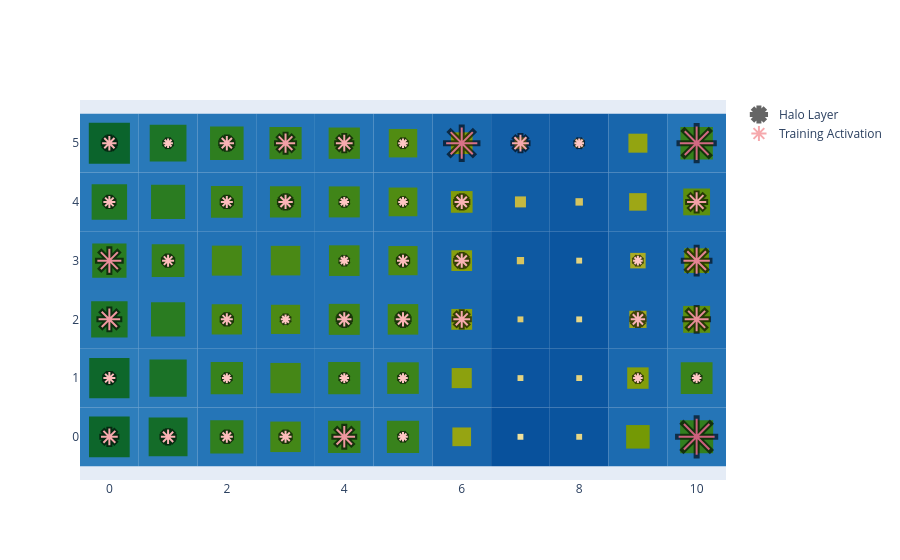

Here is the notebook cell this chart was saved with:
### Code cell
basin.pond() \
    .pad_layer() \
    .petal_layer() \
    .visualize();

### Figure 1 — Plotly figure (JSON) as saved in the notebook; plotly's stock layout.template omitted (floating-point values rounded to 4 significant figures)
{"data": [{"marker": {"color": "black", "line": {"color": "black", "width": 6}, "opacity": 0.6, "size": [16.8, 14.4, 12.0, 12.0, 21.6, 9.6, 36.0, 12.0, 9.6, 9.6, 9.6, 9.6, 9.6, 21.6, 12.0, 9.6, 14.4, 14.4, 16.8, 14.4, 24.0, 24.0, 12.0, 9.6, 12.0, 14.4, 9.6, 26.4, 12.0, 12.0, 14.4, 9.6, 9.6, 14.4, 19.2, 14.4, 9.6, 14.4, 19.2, 16.8, 9.6, 31.2, 16.8, 9.6, 33.6], "symbol": "asterisk"}, "mode": "markers", "name": "Halo Layer", "x": [0, 1, 2, 3, 4, 5, 10, 0, 2, 4, 5, 9, 10, 0, 2, 3, 4, 5, 6, 9, 10, 0, 1, 4, 5, 6, 9, 10, 0, 2, 3, 4, 5, 6, 10, 0, 1, 2, 3, 4, 5, 6, 7, 8, 10], "y": [0, 0, 0, 0, 0, 0, 0, 1, 1, 1, 1, 1, 1, 2, 2, 2, 2, 2, 2, 2, 2, 3, 3, 3, 3, 3, 3, 3, 4, 4, 4, 4, 4, 4, 4, 5, 5, 5, 5, 5, 5, 5, 5, 5, 5], "type": "scatter"}, {"marker": {"color": [4, 3, 2, 2, 6, 1, 12, 2, 1, 1, 1, 1, 1, 6, 2, 1, 3, 3, 4, 3, 7, 7, 2, 1, 2, 3, 1, 8, 2, 2, 3, 1, 1, 3, 5, 3, 1, 3, 5, 4, 1, 10, 4, 1, 11], "colorscale": [[0.0, "rgb(255, 198, 196)"], [0.3333, "rgb(244, 163, 168)"], [0.6667, "rgb(227, 129, 145)"], [1.0, "rgb(204, 96, 125)"]], "line": {"color": [4, 3, 2, 2, 6, 1, 12, 2, 1, 1, 1, 1, 1, 6, 2, 1, 3, 3, 4, 3, 7, 7, 2, 1, 2, 3, 1, 8, 2, 2, 3, 1, 1, 3, 5, 3, 1, 3, 5, 4, 1, 10, 4, 1, 11], "colorscale": [[0.0, "rgb(255, 198, 196)"], [0.3333, "rgb(244, 163, 168)"], [0.6667, "rgb(227, 129, 145)"], [1.0, "rgb(204, 96, 125)"]], "width": 2}, "opacity": 1, "size": [14.0, 12.0, 10.0, 10.0, 18.0, 8.0, 30.0, 10.0, 8.0, 8.0, 8.0, 8.0, 8.0, 18.0, 10.0, 8.0, 12.0, 12.0, 14.0, 12.0, 20.0, 20.0, 10.0, 8.0, 10.0, 12.0, 8.0, 22.0, 10.0, 10.0, 12.0, 8.0, 8.0, 12.0, 16.0, 12.0, 8.0, 12.0, 16.0, 14.0, 8.0, 26.0, 14.0, 8.0, 28.0], "symbol": "asterisk"}, "mode": "markers", "name": "Training Activation", "x": [0, 1, 2, 3, 4, 5, 10, 0, 2, 4, 5, 9, 10, 0, 2, 3, 4, 5, 6, 9, 10, 0, 1, 4, 5, 6, 9, 10, 0, 2, 3, 4, 5, 6, 10, 0, 1, 2, 3, 4, 5, 6, 7, 8, 10], "y": [0, 0, 0, 0, 0, 0, 0, 1, 1, 1, 1, 1, 1, 2, 2, 2, 2, 2, 2, 2, 2, 3, 3, 3, 3, 3, 3, 3, 4, 4, 4, 4, 4, 4, 4, 5, 5, 5, 5, 5, 5, 5, 5, 5, 5], "type": "scatter"}], "layout": {"shapes": [{"fillcolor": "rgb(46, 126, 188)", "layer": "between", "line": {"width": 0}, "type": "rect", "x0": -0.5, "x1": 0.5, "xref": "x", "y0": -0.5, "y1": 0.5, "yref": "y"}, {"fillcolor": "rgb(44, 124, 186)", "layer": "between", "line": {"width": 0}, "type": "rect", "x0": 0.5, "x1": 1.5, "xref": "x", "y0": -0.5, "y1": 0.5, "yref": "y"}, {"fillcolor": "rgb(37, 117, 183)", "layer": "between", "line": {"width": 0}, "type": "rect", "x0": 1.5, "x1": 2.5, "xref": "x", "y0": -0.5, "y1": 0.5, "yref": "y"}, {"fillcolor": "rgb(34, 114, 182)", "layer": "between", "line": {"width": 0}, "type": "rect", "x0": 2.5, "x1": 3.5, "xref": "x", "y0": -0.5, "y1": 0.5, "yref": "y"}, {"fillcolor": "rgb(36, 116, 183)", "layer": "between", "line": {"width": 0}, "type": "rect", "x0": 3.5, "x1": 4.5, "xref": "x", "y0": -0.5, "y1": 0.5, "yref": "y"}, {"fillcolor": "rgb(36, 116, 183)", "layer": "between", "line": {"width": 0}, "type": "rect", "x0": 4.5, "x1": 5.5, "xref": "x", "y0": -0.5, "y1": 0.5, "yref": "y"}, {"fillcolor": "rgb(24, 101, 172)", "layer": "between", "line": {"width": 0}, "type": "rect", "x0": 5.5, "x1": 6.5, "xref": "x", "y0": -0.5, "y1": 0.5, "yref": "y"}, {"fillcolor": "rgb(8, 81, 156)", "layer": "between", "line": {"width": 0}, "type": "rect", "x0": 6.5, "x1": 7.5, "xref": "x", "y0": -0.5, "y1": 0.5, "yref": "y"}, {"fillcolor": "rgb(10, 84, 158)", "layer": "between", "line": {"width": 0}, "type": "rect", "x0": 7.5, "x1": 8.5, "xref": "x", "y0": -0.5, "y1": 0.5, "yref": "y"}, {"fillcolor": "rgb(28, 107, 176)", "layer": "between", "line": {"width": 0}, "type": "rect", "x0": 8.5, "x1": 9.5, "xref": "x", "y0": -0.5, "y1": 0.5, "yref": "y"}, {"fillcolor": "rgb(37, 117, 183)", "layer": "between", "line": {"width": 0}, "type": "rect", "x0": 9.5, "x1": 10.5, "xref": "x", "y0": -0.5, "y1": 0.5, "yref": "y"}, {"fillcolor": "rgb(45, 125, 187)", "layer": "between", "line": {"width": 0}, "type": "rect", "x0": -0.5, "x1": 0.5, "xref": "x", "y0": 0.5, "y1": 1.5, "yref": "y"}, {"fillcolor": "rgb(42, 122, 186)", "layer": "between", "line": {"width": 0}, "type": "rect", "x0": 0.5, "x1": 1.5, "xref": "x", "y0": 0.5, "y1": 1.5, "yref": "y"}, {"fillcolor": "rgb(36, 116, 183)", "layer": "between", "line": {"width": 0}, "type": "rect", "x0": 1.5, "x1": 2.5, "xref": "x", "y0": 0.5, "y1": 1.5, "yref": "y"}, {"fillcolor": "rgb(34, 114, 182)", "layer": "between", "line": {"width": 0}, "type": "rect", "x0": 2.5, "x1": 3.5, "xref": "x", "y0": 0.5, "y1": 1.5, "yref": "y"}, {"fillcolor": "rgb(36, 116, 183)", "layer": "between", "line": {"width": 0}, "type": "rect", "x0": 3.5, "x1": 4.5, "xref": "x", "y0": 0.5, "y1": 1.5, "yref": "y"}, {"fillcolor": "rgb(36, 116, 182)", "layer": "between", "line": {"width": 0}, "type": "rect", "x0": 4.5, "x1": 5.5, "xref": "x", "y0": 0.5, "y1": 1.5, "yref": "y"}, {"fillcolor": "rgb(25, 103, 173)", "layer": "between", "line": {"width": 0}, "type": "rect", "x0": 5.5, "x1": 6.5, "xref": "x", "y0": 0.5, "y1": 1.5, "yref": "y"}, {"fillcolor": "rgb(11, 84, 159)", "layer": "between", "line": {"width": 0}, "type": "rect", "x0": 6.5, "x1": 7.5, "xref": "x", "y0": 0.5, "y1": 1.5, "yref": "y"}, {"fillcolor": "rgb(11, 85, 159)", "layer": "between", "line": {"width": 0}, "type": "rect", "x0": 7.5, "x1": 8.5, "xref": "x", "y0": 0.5, "y1": 1.5, "yref": "y"}, {"fillcolor": "rgb(26, 104, 174)", "layer": "between", "line": {"width": 0}, "type": "rect", "x0": 8.5, "x1": 9.5, "xref": "x", "y0": 0.5, "y1": 1.5, "yref": "y"}, {"fillcolor": "rgb(36, 116, 182)", "layer": "between", "line": {"width": 0}, "type": "rect", "x0": 9.5, "x1": 10.5, "xref": "x", "y0": 0.5, "y1": 1.5, "yref": "y"}, {"fillcolor": "rgb(41, 121, 185)", "layer": "between", "line": {"width": 0}, "type": "rect", "x0": -0.5, "x1": 0.5, "xref": "x", "y0": 1.5, "y1": 2.5, "yref": "y"}, {"fillcolor": "rgb(38, 118, 184)", "layer": "between", "line": {"width": 0}, "type": "rect", "x0": 0.5, "x1": 1.5, "xref": "x", "y0": 1.5, "y1": 2.5, "yref": "y"}, {"fillcolor": "rgb(34, 114, 182)", "layer": "between", "line": {"width": 0}, "type": "rect", "x0": 1.5, "x1": 2.5, "xref": "x", "y0": 1.5, "y1": 2.5, "yref": "y"}, {"fillcolor": "rgb(33, 113, 181)", "layer": "between", "line": {"width": 0}, "type": "rect", "x0": 2.5, "x1": 3.5, "xref": "x", "y0": 1.5, "y1": 2.5, "yref": "y"}, {"fillcolor": "rgb(35, 115, 182)", "layer": "between", "line": {"width": 0}, "type": "rect", "x0": 3.5, "x1": 4.5, "xref": "x", "y0": 1.5, "y1": 2.5, "yref": "y"}, {"fillcolor": "rgb(34, 114, 182)", "layer": "between", "line": {"width": 0}, "type": "rect", "x0": 4.5, "x1": 5.5, "xref": "x", "y0": 1.5, "y1": 2.5, "yref": "y"}, {"fillcolor": "rgb(26, 104, 174)", "layer": "between", "line": {"width": 0}, "type": "rect", "x0": 5.5, "x1": 6.5, "xref": "x", "y0": 1.5, "y1": 2.5, "yref": "y"}, {"fillcolor": "rgb(12, 87, 160)", "layer": "between", "line": {"width": 0}, "type": "rect", "x0": 6.5, "x1": 7.5, "xref": "x", "y0": 1.5, "y1": 2.5, "yref": "y"}, {"fillcolor": "rgb(10, 84, 158)", "layer": "between", "line": {"width": 0}, "type": "rect", "x0": 7.5, "x1": 8.5, "xref": "x", "y0": 1.5, "y1": 2.5, "yref": "y"}, {"fillcolor": "rgb(23, 100, 171)", "layer": "between", "line": {"width": 0}, "type": "rect", "x0": 8.5, "x1": 9.5, "xref": "x", "y0": 1.5, "y1": 2.5, "yref": "y"}, {"fillcolor": "rgb(31, 110, 179)", "layer": "between", "line": {"width": 0}, "type": "rect", "x0": 9.5, "x1": 10.5, "xref": "x", "y0": 1.5, "y1": 2.5, "yref": "y"}, {"fillcolor": "rgb(39, 119, 184)", "layer": "between", "line": {"width": 0}, "type": "rect", "x0": -0.5, "x1": 0.5, "xref": "x", "y0": 2.5, "y1": 3.5, "yref": "y"}, {"fillcolor": "rgb(37, 117, 183)", "layer": "between", "line": {"width": 0}, "type": "rect", "x0": 0.5, "x1": 1.5, "xref": "x", "y0": 2.5, "y1": 3.5, "yref": "y"}, {"fillcolor": "rgb(34, 114, 181)", "layer": "between", "line": {"width": 0}, "type": "rect", "x0": 1.5, "x1": 2.5, "xref": "x", "y0": 2.5, "y1": 3.5, "yref": "y"}, {"fillcolor": "rgb(33, 113, 181)", "layer": "between", "line": {"width": 0}, "type": "rect", "x0": 2.5, "x1": 3.5, "xref": "x", "y0": 2.5, "y1": 3.5, "yref": "y"}, {"fillcolor": "rgb(34, 114, 182)", "layer": "between", "line": {"width": 0}, "type": "rect", "x0": 3.5, "x1": 4.5, "xref": "x", "y0": 2.5, "y1": 3.5, "yref": "y"}, {"fillcolor": "rgb(33, 113, 181)", "layer": "between", "line": {"width": 0}, "type": "rect", "x0": 4.5, "x1": 5.5, "xref": "x", "y0": 2.5, "y1": 3.5, "yref": "y"}, {"fillcolor": "rgb(26, 104, 174)", "layer": "between", "line": {"width": 0}, "type": "rect", "x0": 5.5, "x1": 6.5, "xref": "x", "y0": 2.5, "y1": 3.5, "yref": "y"}, {"fillcolor": "rgb(14, 89, 162)", "layer": "between", "line": {"width": 0}, "type": "rect", "x0": 6.5, "x1": 7.5, "xref": "x", "y0": 2.5, "y1": 3.5, "yref": "y"}, {"fillcolor": "rgb(11, 85, 159)", "layer": "between", "line": {"width": 0}, "type": "rect", "x0": 7.5, "x1": 8.5, "xref": "x", "y0": 2.5, "y1": 3.5, "yref": "y"}, {"fillcolor": "rgb(21, 98, 169)", "layer": "between", "line": {"width": 0}, "type": "rect", "x0": 8.5, "x1": 9.5, "xref": "x", "y0": 2.5, "y1": 3.5, "yref": "y"}, {"fillcolor": "rgb(29, 108, 177)", "layer": "between", "line": {"width": 0}, "type": "rect", "x0": 9.5, "x1": 10.5, "xref": "x", "y0": 2.5, "y1": 3.5, "yref": "y"}, {"fillcolor": "rgb(40, 120, 185)", "layer": "between", "line": {"width": 0}, "type": "rect", "x0": -0.5, "x1": 0.5, "xref": "x", "y0": 3.5, "y1": 4.5, "yref": "y"}, {"fillcolor": "rgb(38, 118, 184)", "layer": "between", "line": {"width": 0}, "type": "rect", "x0": 0.5, "x1": 1.5, "xref": "x", "y0": 3.5, "y1": 4.5, "yref": "y"}, {"fillcolor": "rgb(36, 116, 182)", "layer": "between", "line": {"width": 0}, "type": "rect", "x0": 1.5, "x1": 2.5, "xref": "x", "y0": 3.5, "y1": 4.5, "yref": "y"}, {"fillcolor": "rgb(35, 115, 182)", "layer": "between", "line": {"width": 0}, "type": "rect", "x0": 2.5, "x1": 3.5, "xref": "x", "y0": 3.5, "y1": 4.5, "yref": "y"}, {"fillcolor": "rgb(35, 115, 182)", "layer": "between", "line": {"width": 0}, "type": "rect", "x0": 3.5, "x1": 4.5, "xref": "x", "y0": 3.5, "y1": 4.5, "yref": "y"}, {"fillcolor": "rgb(32, 112, 180)", "layer": "between", "line": {"width": 0}, "type": "rect", "x0": 4.5, "x1": 5.5, "xref": "x", "y0": 3.5, "y1": 4.5, "yref": "y"}, {"fillcolor": "rgb(26, 105, 174)", "layer": "between", "line": {"width": 0}, "type": "rect", "x0": 5.5, "x1": 6.5, "xref": "x", "y0": 3.5, "y1": 4.5, "yref": "y"}, {"fillcolor": "rgb(17, 93, 165)", "layer": "between", "line": {"width": 0}, "type": "rect", "x0": 6.5, "x1": 7.5, "xref": "x", "y0": 3.5, "y1": 4.5, "yref": "y"}, {"fillcolor": "rgb(14, 89, 162)", "layer": "between", "line": {"width": 0}, "type": "rect", "x0": 7.5, "x1": 8.5, "xref": "x", "y0": 3.5, "y1": 4.5, "yref": "y"}, {"fillcolor": "rgb(23, 100, 171)", "layer": "between", "line": {"width": 0}, "type": "rect", "x0": 8.5, "x1": 9.5, "xref": "x", "y0": 3.5, "y1": 4.5, "yref": "y"}, {"fillcolor": "rgb(31, 110, 179)", "layer": "between", "line": {"width": 0}, "type": "rect", "x0": 9.5, "x1": 10.5, "xref": "x", "y0": 3.5, "y1": 4.5, "yref": "y"}, {"fillcolor": "rgb(46, 126, 188)", "layer": "between", "line": {"width": 0}, "type": "rect", "x0": -0.5, "x1": 0.5, "xref": "x", "y0": 4.5, "y1": 5.5, "yref": "y"}, {"fillcolor": "rgb(41, 121, 185)", "layer": "between", "line": {"width": 0}, "type": "rect", "x0": 0.5, "x1": 1.5, "xref": "x", "y0": 4.5, "y1": 5.5, "yref": "y"}, {"fillcolor": "rgb(38, 118, 183)", "layer": "between", "line": {"width": 0}, "type": "rect", "x0": 1.5, "x1": 2.5, "xref": "x", "y0": 4.5, "y1": 5.5, "yref": "y"}, {"fillcolor": "rgb(36, 116, 183)", "layer": "between", "line": {"width": 0}, "type": "rect", "x0": 2.5, "x1": 3.5, "xref": "x", "y0": 4.5, "y1": 5.5, "yref": "y"}, {"fillcolor": "rgb(35, 115, 182)", "layer": "between", "line": {"width": 0}, "type": "rect", "x0": 3.5, "x1": 4.5, "xref": "x", "y0": 4.5, "y1": 5.5, "yref": "y"}, {"fillcolor": "rgb(32, 112, 180)", "layer": "between", "line": {"width": 0}, "type": "rect", "x0": 4.5, "x1": 5.5, "xref": "x", "y0": 4.5, "y1": 5.5, "yref": "y"}, {"fillcolor": "rgb(26, 105, 174)", "layer": "between", "line": {"width": 0}, "type": "rect", "x0": 5.5, "x1": 6.5, "xref": "x", "y0": 4.5, "y1": 5.5, "yref": "y"}, {"fillcolor": "rgb(18, 94, 166)", "layer": "between", "line": {"width": 0}, "type": "rect", "x0": 6.5, "x1": 7.5, "xref": "x", "y0": 4.5, "y1": 5.5, "yref": "y"}, {"fillcolor": "rgb(15, 90, 163)", "layer": "between", "line": {"width": 0}, "type": "rect", "x0": 7.5, "x1": 8.5, "xref": "x", "y0": 4.5, "y1": 5.5, "yref": "y"}, {"fillcolor": "rgb(24, 102, 172)", "layer": "between", "line": {"width": 0}, "type": "rect", "x0": 8.5, "x1": 9.5, "xref": "x", "y0": 4.5, "y1": 5.5, "yref": "y"}, {"fillcolor": "rgb(36, 116, 183)", "layer": "between", "line": {"width": 0}, "type": "rect", "x0": 9.5, "x1": 10.5, "xref": "x", "y0": 4.5, "y1": 5.5, "yref": "y"}, {"fillcolor": "rgb(13, 102, 43)", "layer": "between", "line": {"width": 0}, "type": "rect", "x0": -0.3462, "x1": 0.3462, "xref": "x", "y0": -0.3462, "y1": 0.3462, "yref": "y"}, {"fillcolor": "rgb(20, 108, 41)", "layer": "between", "line": {"width": 0}, "type": "rect", "x0": 0.6692, "x1": 1.331, "xref": "x", "y0": -0.3308, "y1": 0.3308, "yref": "y"}, {"fillcolor": "rgb(49, 127, 30)", "layer": "between", "line": {"width": 0}, "type": "rect", "x0": 1.717, "x1": 2.283, "xref": "x", "y0": -0.2826, "y1": 0.2826, "yref": "y"}, {"fillcolor": "rgb(67, 135, 23)", "layer": "between", "line": {"width": 0}, "type": "rect", "x0": 2.74, "x1": 3.26, "xref": "x", "y0": -0.2596, "y1": 0.2596, "yref": "y"}, {"fillcolor": "rgb(55, 129, 28)", "layer": "between", "line": {"width": 0}, "type": "rect", "x0": 3.724, "x1": 4.276, "xref": "x", "y0": -0.2756, "y1": 0.2756, "yref": "y"}, {"fillcolor": "rgb(56, 130, 28)", "layer": "between", "line": {"width": 0}, "type": "rect", "x0": 4.726, "x1": 5.274, "xref": "x", "y0": -0.2739, "y1": 0.2739, "yref": "y"}, {"fillcolor": "rgb(150, 164, 18)", "layer": "between", "line": {"width": 0}, "type": "rect", "x0": 5.841, "x1": 6.159, "xref": "x", "y0": -0.1591, "y1": 0.1591, "yref": "y"}, {"fillcolor": "rgb(239, 225, 156)", "layer": "between", "line": {"width": 0}, "type": "rect", "x0": 6.95, "x1": 7.05, "xref": "x", "y0": -0.05, "y1": 0.05, "yref": "y"}, {"fillcolor": "rgb(230, 213, 132)", "layer": "between", "line": {"width": 0}, "type": "rect", "x0": 7.95, "x1": 8.05, "xref": "x", "y0": -0.05, "y1": 0.05, "yref": "y"}, {"fillcolor": "rgb(116, 153, 5)", "layer": "between", "line": {"width": 0}, "type": "rect", "x0": 8.8, "x1": 9.2, "xref": "x", "y0": -0.2003, "y1": 0.2003, "yref": "y"}, {"fillcolor": "rgb(50, 127, 30)", "layer": "between", "line": {"width": 0}, "type": "rect", "x0": 9.719, "x1": 10.28, "xref": "x", "y0": -0.2815, "y1": 0.2815, "yref": "y"}, {"fillcolor": "rgb(14, 103, 43)", "layer": "between", "line": {"width": 0}, "type": "rect", "x0": -0.3428, "x1": 0.3428, "xref": "x", "y0": 0.6572, "y1": 1.343, "yref": "y"}, {"fillcolor": "rgb(27, 114, 39)", "layer": "between", "line": {"width": 0}, "type": "rect", "x0": 0.6828, "x1": 1.317, "xref": "x", "y0": 0.6828, "y1": 1.317, "yref": "y"}, {"fillcolor": "rgb(55, 130, 28)", "layer": "between", "line": {"width": 0}, "type": "rect", "x0": 1.725, "x1": 2.275, "xref": "x", "y0": 0.7251, "y1": 1.275, "yref": "y"}, {"fillcolor": "rgb(69, 135, 23)", "layer": "between", "line": {"width": 0}, "type": "rect", "x0": 2.742, "x1": 3.258, "xref": "x", "y0": 0.7422, "y1": 1.258, "yref": "y"}, {"fillcolor": "rgb(56, 130, 27)", "layer": "between", "line": {"width": 0}, "type": "rect", "x0": 3.727, "x1": 4.273, "xref": "x", "y0": 0.7268, "y1": 1.273, "yref": "y"}, {"fillcolor": "rgb(60, 132, 26)", "layer": "between", "line": {"width": 0}, "type": "rect", "x0": 4.731, "x1": 5.269, "xref": "x", "y0": 0.731, "y1": 1.269, "yref": "y"}, {"fillcolor": "rgb(140, 161, 14)", "layer": "between", "line": {"width": 0}, "type": "rect", "x0": 5.829, "x1": 6.171, "xref": "x", "y0": 0.8291, "y1": 1.171, "yref": "y"}, {"fillcolor": "rgb(229, 212, 129)", "layer": "between", "line": {"width": 0}, "type": "rect", "x0": 6.95, "x1": 7.05, "xref": "x", "y0": 0.95, "y1": 1.05, "yref": "y"}, {"fillcolor": "rgb(228, 210, 125)", "layer": "between", "line": {"width": 0}, "type": "rect", "x0": 7.95, "x1": 8.05, "xref": "x", "y0": 0.95, "y1": 1.05, "yref": "y"}, {"fillcolor": "rgb(131, 158, 11)", "layer": "between", "line": {"width": 0}, "type": "rect", "x0": 8.818, "x1": 9.182, "xref": "x", "y0": 0.8178, "y1": 1.182, "yref": "y"}, {"fillcolor": "rgb(58, 131, 27)", "layer": "between", "line": {"width": 0}, "type": "rect", "x0": 9.729, "x1": 10.27, "xref": "x", "y0": 0.7293, "y1": 1.271, "yref": "y"}, {"fillcolor": "rgb(30, 117, 38)", "layer": "between", "line": {"width": 0}, "type": "rect", "x0": -0.3102, "x1": 0.3102, "xref": "x", "y0": 1.69, "y1": 2.31, "yref": "y"}, {"fillcolor": "rgb(42, 124, 33)", "layer": "between", "line": {"width": 0}, "type": "rect", "x0": 0.7091, "x1": 1.291, "xref": "x", "y0": 1.709, "y1": 2.291, "yref": "y"}, {"fillcolor": "rgb(69, 135, 22)", "layer": "between", "line": {"width": 0}, "type": "rect", "x0": 1.743, "x1": 2.257, "xref": "x", "y0": 1.743, "y1": 2.257, "yref": "y"}, {"fillcolor": "rgb(76, 138, 20)", "layer": "between", "line": {"width": 0}, "type": "rect", "x0": 2.752, "x1": 3.248, "xref": "x", "y0": 1.752, "y1": 2.248, "yref": "y"}, {"fillcolor": "rgb(64, 133, 25)", "layer": "between", "line": {"width": 0}, "type": "rect", "x0": 3.736, "x1": 4.264, "xref": "x", "y0": 1.736, "y1": 2.264, "yref": "y"}, {"fillcolor": "rgb(67, 135, 23)", "layer": "between", "line": {"width": 0}, "type": "rect", "x0": 4.74, "x1": 5.26, "xref": "x", "y0": 1.74, "y1": 2.26, "yref": "y"}, {"fillcolor": "rgb(135, 159, 12)", "layer": "between", "line": {"width": 0}, "type": "rect", "x0": 5.823, "x1": 6.177, "xref": "x", "y0": 1.823, "y1": 2.177, "yref": "y"}, {"fillcolor": "rgb(223, 204, 112)", "layer": "between", "line": {"width": 0}, "type": "rect", "x0": 6.95, "x1": 7.05, "xref": "x", "y0": 1.95, "y1": 2.05, "yref": "y"}, {"fillcolor": "rgb(231, 214, 134)", "layer": "between", "line": {"width": 0}, "type": "rect", "x0": 7.95, "x1": 8.05, "xref": "x", "y0": 1.95, "y1": 2.05, "yref": "y"}, {"fillcolor": "rgb(160, 168, 24)", "layer": "between", "line": {"width": 0}, "type": "rect", "x0": 8.854, "x1": 9.146, "xref": "x", "y0": 1.854, "y1": 2.146, "yref": "y"}, {"fillcolor": "rgb(92, 144, 14)", "layer": "between", "line": {"width": 0}, "type": "rect", "x0": 9.771, "x1": 10.23, "xref": "x", "y0": 1.771, "y1": 2.229, "yref": "y"}, {"fillcolor": "rgb(41, 124, 33)", "layer": "between", "line": {"width": 0}, "type": "rect", "x0": -0.2919, "x1": 0.2919, "xref": "x", "y0": 2.708, "y1": 3.292, "yref": "y"}, {"fillcolor": "rgb(52, 128, 29)", "layer": "between", "line": {"width": 0}, "type": "rect", "x0": 0.7213, "x1": 1.279, "xref": "x", "y0": 2.721, "y1": 3.279, "yref": "y"}, {"fillcolor": "rgb(71, 136, 22)", "layer": "between", "line": {"width": 0}, "type": "rect", "x0": 1.745, "x1": 2.255, "xref": "x", "y0": 2.745, "y1": 3.255, "yref": "y"}, {"fillcolor": "rgb(74, 137, 21)", "layer": "between", "line": {"width": 0}, "type": "rect", "x0": 2.748, "x1": 3.252, "xref": "x", "y0": 2.748, "y1": 3.252, "yref": "y"}, {"fillcolor": "rgb(66, 134, 23)", "layer": "between", "line": {"width": 0}, "type": "rect", "x0": 3.739, "x1": 4.261, "xref": "x", "y0": 2.739, "y1": 3.261, "yref": "y"}, {"fillcolor": "rgb(76, 138, 20)", "layer": "between", "line": {"width": 0}, "type": "rect", "x0": 4.752, "x1": 5.248, "xref": "x", "y0": 2.752, "y1": 3.248, "yref": "y"}, {"fillcolor": "rgb(135, 160, 13)", "layer": "between", "line": {"width": 0}, "type": "rect", "x0": 5.824, "x1": 6.176, "xref": "x", "y0": 2.824, "y1": 3.176, "yref": "y"}, {"fillcolor": "rgb(215, 196, 95)", "layer": "between", "line": {"width": 0}, "type": "rect", "x0": 6.938, "x1": 7.062, "xref": "x", "y0": 2.938, "y1": 3.062, "yref": "y"}, {"fillcolor": "rgb(228, 211, 126)", "layer": "between", "line": {"width": 0}, "type": "rect", "x0": 7.95, "x1": 8.05, "xref": "x", "y0": 2.95, "y1": 3.05, "yref": "y"}, {"fillcolor": "rgb(170, 172, 35)", "layer": "between", "line": {"width": 0}, "type": "rect", "x0": 8.868, "x1": 9.132, "xref": "x", "y0": 2.868, "y1": 3.132, "yref": "y"}, {"fillcolor": "rgb(108, 150, 8)", "layer": "between", "line": {"width": 0}, "type": "rect", "x0": 9.79, "x1": 10.21, "xref": "x", "y0": 2.79, "y1": 3.21, "yref": "y"}, {"fillcolor": "rgb(34, 120, 36)", "layer": "between", "line": {"width": 0}, "type": "rect", "x0": -0.3018, "x1": 0.3018, "xref": "x", "y0": 3.698, "y1": 4.302, "yref": "y"}, {"fillcolor": "rgb(43, 124, 33)", "layer": "between", "line": {"width": 0}, "type": "rect", "x0": 0.7096, "x1": 1.29, "xref": "x", "y0": 3.71, "y1": 4.29, "yref": "y"}, {"fillcolor": "rgb(59, 131, 27)", "layer": "between", "line": {"width": 0}, "type": "rect", "x0": 1.729, "x1": 2.271, "xref": "x", "y0": 3.729, "y1": 4.271, "yref": "y"}, {"fillcolor": "rgb(63, 133, 25)", "layer": "between", "line": {"width": 0}, "type": "rect", "x0": 2.735, "x1": 3.265, "xref": "x", "y0": 3.735, "y1": 4.265, "yref": "y"}, {"fillcolor": "rgb(64, 133, 24)", "layer": "between", "line": {"width": 0}, "type": "rect", "x0": 3.736, "x1": 4.264, "xref": "x", "y0": 3.736, "y1": 4.264, "yref": "y"}, {"fillcolor": "rgb(80, 140, 18)", "layer": "between", "line": {"width": 0}, "type": "rect", "x0": 4.756, "x1": 5.244, "xref": "x", "y0": 3.756, "y1": 4.244, "yref": "y"}, {"fillcolor": "rgb(129, 157, 10)", "layer": "between", "line": {"width": 0}, "type": "rect", "x0": 5.815, "x1": 6.185, "xref": "x", "y0": 3.815, "y1": 4.185, "yref": "y"}, {"fillcolor": "rgb(197, 184, 65)", "layer": "between", "line": {"width": 0}, "type": "rect", "x0": 6.906, "x1": 7.094, "xref": "x", "y0": 3.906, "y1": 4.094, "yref": "y"}, {"fillcolor": "rgb(214, 196, 94)", "layer": "between", "line": {"width": 0}, "type": "rect", "x0": 7.937, "x1": 8.063, "xref": "x", "y0": 3.937, "y1": 4.063, "yref": "y"}, {"fillcolor": "rgb(158, 167, 22)", "layer": "between", "line": {"width": 0}, "type": "rect", "x0": 8.851, "x1": 9.149, "xref": "x", "y0": 3.851, "y1": 4.149, "yref": "y"}, {"fillcolor": "rgb(93, 144, 14)", "layer": "between", "line": {"width": 0}, "type": "rect", "x0": 9.772, "x1": 10.23, "xref": "x", "y0": 3.772, "y1": 4.228, "yref": "y"}, {"fillcolor": "rgb(11, 100, 44)", "layer": "between", "line": {"width": 0}, "type": "rect", "x0": -0.35, "x1": 0.35, "xref": "x", "y0": 4.65, "y1": 5.35, "yref": "y"}, {"fillcolor": "rgb(29, 116, 38)", "layer": "between", "line": {"width": 0}, "type": "rect", "x0": 0.6872, "x1": 1.313, "xref": "x", "y0": 4.687, "y1": 5.313, "yref": "y"}, {"fillcolor": "rgb(46, 126, 31)", "layer": "between", "line": {"width": 0}, "type": "rect", "x0": 1.714, "x1": 2.286, "xref": "x", "y0": 4.714, "y1": 5.286, "yref": "y"}, {"fillcolor": "rgb(56, 130, 28)", "layer": "between", "line": {"width": 0}, "type": "rect", "x0": 2.726, "x1": 3.274, "xref": "x", "y0": 4.726, "y1": 5.274, "yref": "y"}, {"fillcolor": "rgb(62, 132, 25)", "layer": "between", "line": {"width": 0}, "type": "rect", "x0": 3.734, "x1": 4.266, "xref": "x", "y0": 4.734, "y1": 5.266, "yref": "y"}, {"fillcolor": "rgb(81, 140, 18)", "layer": "between", "line": {"width": 0}, "type": "rect", "x0": 4.758, "x1": 5.242, "xref": "x", "y0": 4.758, "y1": 5.242, "yref": "y"}, {"fillcolor": "rgb(129, 157, 10)", "layer": "between", "line": {"width": 0}, "type": "rect", "x0": 5.816, "x1": 6.184, "xref": "x", "y0": 4.816, "y1": 5.184, "yref": "y"}, {"fillcolor": "rgb(194, 182, 59)", "layer": "between", "line": {"width": 0}, "type": "rect", "x0": 6.899, "x1": 7.101, "xref": "x", "y0": 4.899, "y1": 5.101, "yref": "y"}, {"fillcolor": "rgb(208, 192, 84)", "layer": "between", "line": {"width": 0}, "type": "rect", "x0": 7.926, "x1": 8.074, "xref": "x", "y0": 4.926, "y1": 5.074, "yref": "y"}, {"fillcolor": "rgb(147, 164, 17)", "layer": "between", "line": {"width": 0}, "type": "rect", "x0": 8.838, "x1": 9.162, "xref": "x", "y0": 4.838, "y1": 5.162, "yref": "y"}, {"fillcolor": "rgb(54, 129, 28)", "layer": "between", "line": {"width": 0}, "type": "rect", "x0": 9.724, "x1": 10.28, "xref": "x", "y0": 4.724, "y1": 5.276, "yref": "y"}], "xaxis": {"range": [-0.5, 10.5], "scaleanchor": "y", "constrain": "domain", "zeroline": false, "showgrid": false}, "yaxis": {"range": [-0.5, 5.5], "zeroline": false, "showgrid": false}, "autosize": true, "showlegend": true}}
